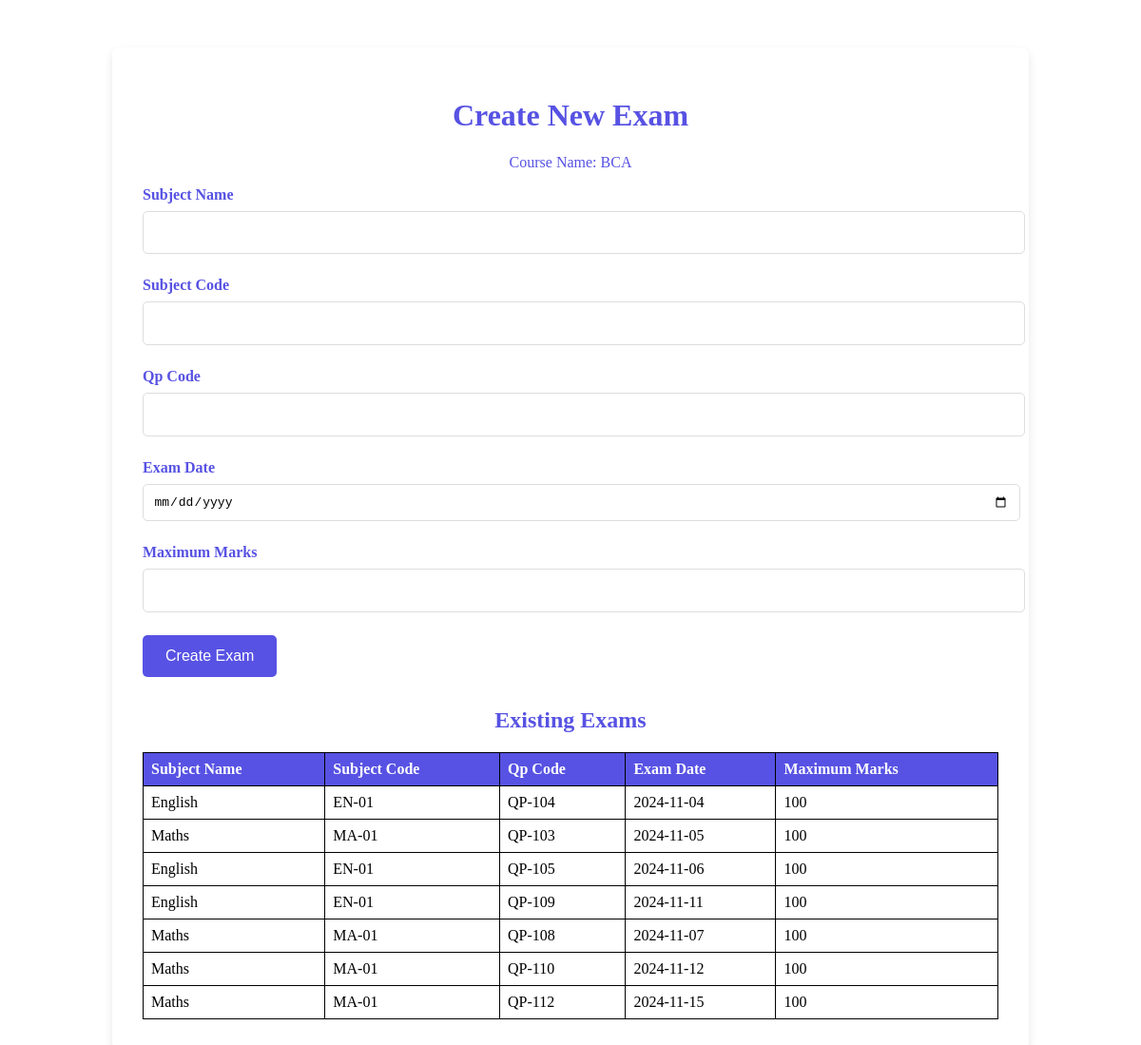
The app's page /ClassTeacher/AddExams.php (signed in) with its own data.
### tables this page shows
CREATE TABLE `tblcourse` (
  `course_id` int(11) NOT NULL,
  `course_name` varchar(30) NOT NULL,
  `course_start` year(4) NOT NULL
);

CREATE TABLE `tblexam` (
  `exam_id` int(11) NOT NULL,
  `subject_name` varchar(255) NOT NULL,
  `subject_code` varchar(50) NOT NULL,
  `Qp_code` varchar(100) NOT NULL,
  `exam_date` date NOT NULL,
  `maximum_marks` int(11) NOT NULL,
  `course_id` int(11) NOT NULL,
  `created_at` timestamp NOT NULL DEFAULT current_timestamp()
);

### ClassTeacher/AddExams.php (the view, shortened to what this page needs)
<?php
include '../Includes/dbcon.php';
$exams = [];
$courseName = '';
$teacherId = $_SESSION['userId'];
$classQuery = "SELECT course_id FROM tblcourseincharge WHERE tea_id = ? AND isActive = 1";
$stmt = $conn->prepare($classQuery);
$stmt->bind_param("i", $teacherId);
$stmt->execute();
$result = $stmt->get_result();
if ($result->num_rows > 0) {
    $courseData = $result->fetch_assoc();
    $course_id = $courseData['course_id'];
    $courseNameQuery = "SELECT course_name FROM tblcourse WHERE course_id = ?";
    $stmt = $conn->prepare($courseNameQuery);
    $stmt->bind_param("i", $course_id);
    $stmt->execute();
    $courseResult = $stmt->get_result();
    if ($courseResult->num_rows > 0) {
        $courseData = $courseResult->fetch_assoc();
        $courseName = $courseData['course_name'];
    }
    $examQuery = "SELECT * FROM tblexam WHERE course_id = ?";
    $stmt = $conn->prepare($examQuery);
    $stmt->bind_param("i", $course_id);
    $stmt->execute();
    $exams = $stmt->get_result()->fetch_all(MYSQLI_ASSOC);
} else {
    $course_id = null;
}
?>
<!DOCTYPE html>
<html lang="en">
<head>
</head>
<body>
    <div class="container">
        <h1>Create New Exam</h1>
        <?php if ($course_id): ?>
            <p style="text-align: center; color: #5752e3;">Course Name: <?php echo htmlspecialchars($courseName); ?></p>
            <form method="post" action="create_exam.php">
                <div class="form-group">
                    <label>Subject Name</label>
                    <input type="text" name="subject_name" class="form-control" required>
                </div>
                <div class="form-group">
                    <label>Subject Code</label>
                    <input type="text" name="subject_code" class="form-control" required>
                </div>
                <div class="form-group">
                    <label>Qp Code</label>
                    <input type="text" name="Qp_code" class="form-control" required>
                </div>
                <div class="form-group">
                    <label>Exam Date</label>
                    <input type="date" name="exam_date" class="form-control" required>
                </div>
                <div class="form-group">
                    <label>Maximum Marks</label>
                    <input type="number" name="maximum_marks" class="form-control" required>
                </div>
                <button type="submit" name="createExam" class="btn">Create Exam</button>
            </form>
            <div class="exam-list">
                <h2>Existing Exams</h2>
                <?php if (count($exams) > 0): ?>
                    <table>
                        <thead>
                            <tr>
                                <th>Subject Name</th>
                                <th>Subject Code</th>
                                <th>Qp Code</th>
                                <th>Exam Date</th>
                                <th>Maximum Marks</th>
                            </tr>
                        </thead>
                        <tbody>
                            <?php foreach ($exams as $exam): ?>
                                <tr>
                                    <td><?php echo htmlspecialchars($exam['subject_name']); ?></td>
                                    <td><?php echo htmlspecialchars($exam['subject_code']); ?></td>
                                    <td><?php echo htmlspecialchars($exam['Qp_code']); ?></td>
                                    <td><?php echo htmlspecialchars($exam['exam_date']); ?></td>
                                    <td><?php echo htmlspecialchars($exam['maximum_marks']); ?></td>
                                </tr>
                            <?php endforeach; ?>
                        </tbody>
                    </table>
                <?php else: ?>
                    <p>No exams found for this course.</p>
                <?php endif; ?>
            </div>
        <?php else: ?>
            <div class='alert'>Access denied. You are not an active course incharge.</div>
        <?php endif; ?>
    </div>
</body>
</html>

### ClassTeacher/AddExams.php (style rules this page uses)
.container { max-width: 900px; background-color: #fff; padding: 2em; margin: 50px auto; box-shadow: 0 4px 10px rgba(0, 0, 0, 0.1); border-radius: 8px; }
h1, h2 { text-align: center; color: #5752e3; }
.form-group { margin-bottom: 1.5em; }
.form-group label { display: block; margin-bottom: 0.5em; font-weight: bold; color: #5752e3; }
.form-control { width: 100%; padding: 0.8em; border: 1px solid #ddd; border-radius: 5px; outline: none; font-size: 1em; transition: border-color 0.3s; }
.btn { background-color: #5752e3; color: #fff; padding: 0.8em 1.5em; border: none; border-radius: 5px; font-size: 1em; cursor: pointer; display: inline-block; transition: background-color 0.3s; }
.exam-list { margin-top: 2em; }
.exam-list table { width: 100%; border-collapse: collapse; }
.exam-list th, .exam-list td { border: 1px solid #000; padding: 8px; text-align: left; }
.exam-list th { background-color: #5752e3; color: #fff; }

### records on screen
tblcourse: course_name "BCA"
tblexam: subject_name "English", subject_code "EN-01", Qp_code "QP-104", exam_date "2024-11-04", maximum_marks "100"
tblexam: subject_name "Maths", subject_code "MA-01", Qp_code "QP-103", exam_date "2024-11-05", maximum_marks "100"
tblexam: subject_name "English", subject_code "EN-01", Qp_code "QP-105", exam_date "2024-11-06", maximum_marks "100"
tblexam: subject_name "English", subject_code "EN-01", Qp_code "QP-109", exam_date "2024-11-11", maximum_marks "100"
tblexam: subject_name "Maths", subject_code "MA-01", Qp_code "QP-108", exam_date "2024-11-07", maximum_marks "100"
tblexam: subject_name "Maths", subject_code "MA-01", Qp_code "QP-110", exam_date "2024-11-12", maximum_marks "100"
tblexam: subject_name "Maths", subject_code "MA-01", Qp_code "QP-112", exam_date "2024-11-15", maximum_marks "100"
